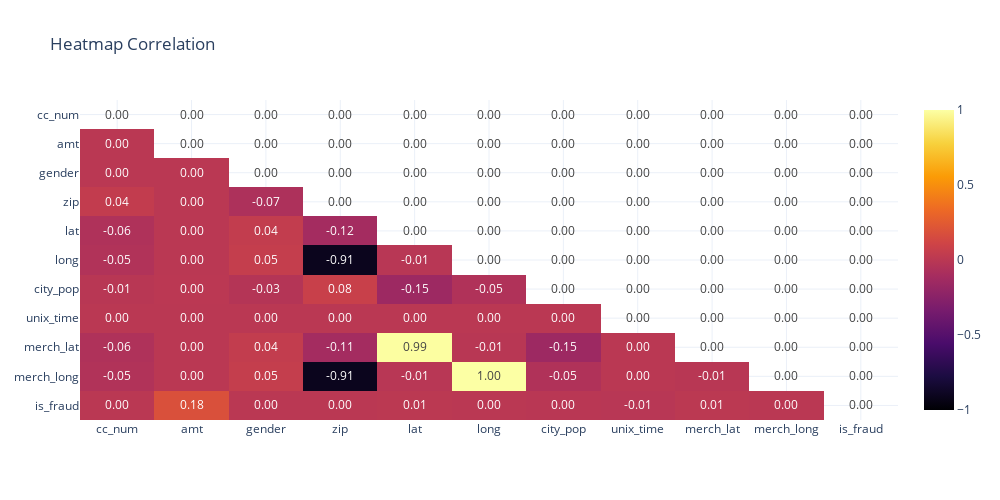

Notebook source saved alongside this figure:
### Markdown cell above
First of all, we need to check if there is any correlation between the features and the fraud.

### Code cell
dv = DataVisualization(df=df)
dv.plot_correlation_heatmap()

### Figure 1 — Plotly figure (JSON) as saved in the notebook; plotly's stock layout.template omitted (floating-point values rounded to 4 significant figures)
{"data": [{"colorscale": [[0, "#000004"], [0.1111, "#1b0c41"], [0.2222, "#4a0c6b"], [0.3333, "#781c6d"], [0.4444, "#a52c60"], [0.5556, "#cf4446"], [0.6667, "#ed6925"], [0.7778, "#fb9b06"], [0.8889, "#f7d13d"], [1, "#fcffa4"]], "hoverongaps": false, "text": [[null, null, null, null, null, null, null, null, null, null, null], [0.001963, null, null, null, null, null, null, null, null, null, null], [-0.001482, 2.747e-05, null, null, null, null, null, null, null, null, null], [0.04161, 0.00231, -0.06647, null, null, null, null, null, null, null, null], [-0.05751, 0.002339, 0.04269, -0.1152, null, null, null, null, null, null, null], [-0.04878, -0.002046, 0.05124, -0.9099, -0.01289, null, null, null, null, null, null], [-0.009414, 0.00276, -0.02937, 0.07557, -0.1527, -0.05152, null, null, null, null, null], [-0.0008098, -0.0009741, -0.0005769, 0.001395, 0.0003011, -0.00146, -0.0007396, null, null, null, null], [-0.05718, 0.002404, 0.04257, -0.1148, 0.9936, -0.01255, -0.1517, 0.0003652, null, null, null], [-0.04882, -0.002053, 0.0512, -0.9091, -0.01283, 0.9991, -0.05149, -0.001485, -0.0125, null, null], [-0.00154, 0.1823, 0.0007475, -0.002271, 0.005863, -0.0009718, -0.00491, -0.01307, 0.005812, -0.00106, null]], "texttemplate": "%{text:.2f}", "type": "heatmap", "x": ["cc_num", "amt", "gender", "zip", "lat", "long", "city_pop", "unix_time", "merch_lat", "merch_long", "is_fraud"], "y": ["cc_num", "amt", "gender", "zip", "lat", "long", "city_pop", "unix_time", "merch_lat", "merch_long", "is_fraud"], "z": [[null, null, null, null, null, null, null, null, null, null, null], [0.001963, null, null, null, null, null, null, null, null, null, null], [-0.001482, 2.747e-05, null, null, null, null, null, null, null, null, null], [0.04161, 0.00231, -0.06647, null, null, null, null, null, null, null, null], [-0.05751, 0.002339, 0.04269, -0.1152, null, null, null, null, null, null, null], [-0.04878, -0.002046, 0.05124, -0.9099, -0.01289, null, null, null, null, null, null], [-0.009414, 0.00276, -0.02937, 0.07557, -0.1527, -0.05152, null, null, null, null, null], [-0.0008098, -0.0009741, -0.0005769, 0.001395, 0.0003011, -0.00146, -0.0007396, null, null, null, null], [-0.05718, 0.002404, 0.04257, -0.1148, 0.9936, -0.01255, -0.1517, 0.0003652, null, null, null], [-0.04882, -0.002053, 0.0512, -0.9091, -0.01283, 0.9991, -0.05149, -0.001485, -0.0125, null, null], [-0.00154, 0.1823, 0.0007475, -0.002271, 0.005863, -0.0009718, -0.00491, -0.01307, 0.005812, -0.00106, null]], "zmax": 1, "zmin": -1}], "layout": {"height": 500, "title": {"text": "Heatmap Correlation"}, "width": 1000, "xaxis": {"nticks": 36}, "yaxis": {"autorange": "reversed"}}}
